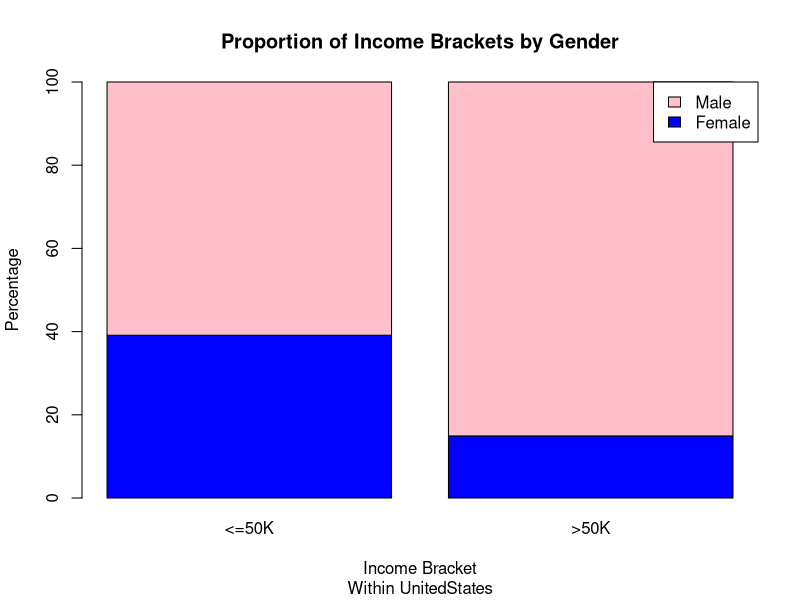
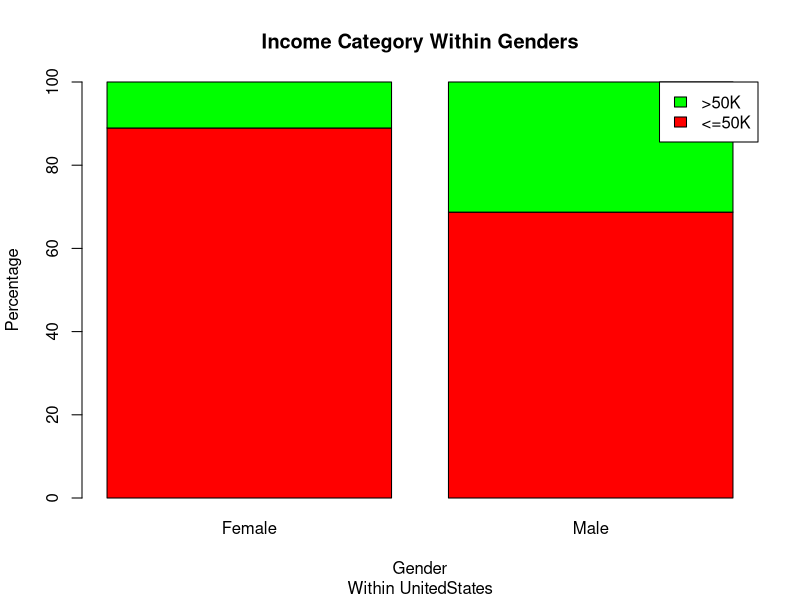
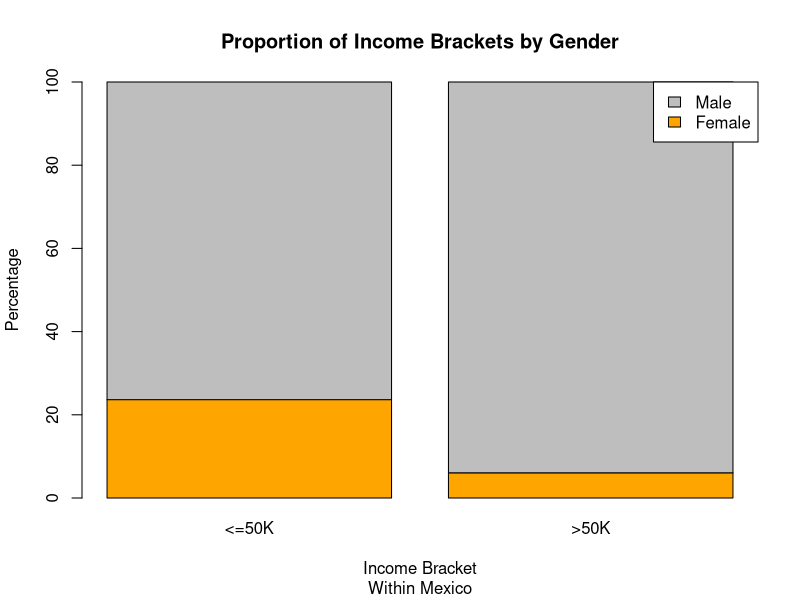
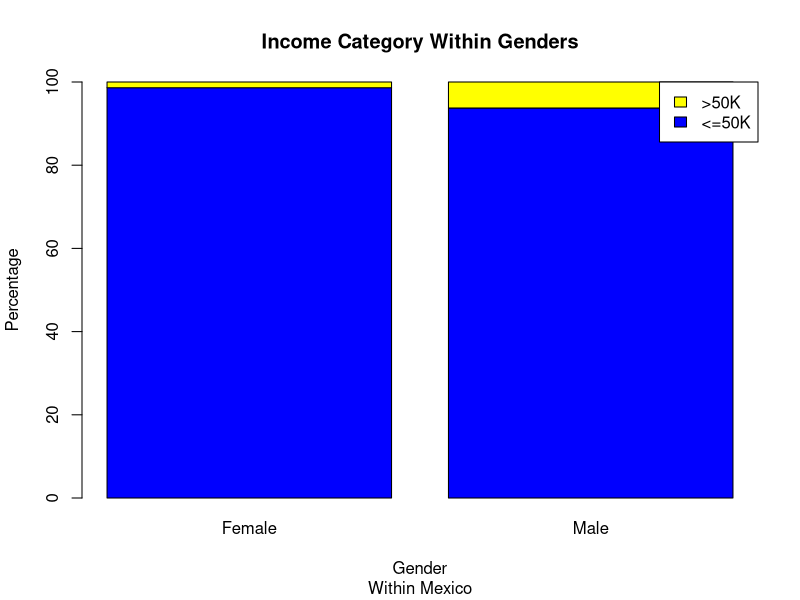
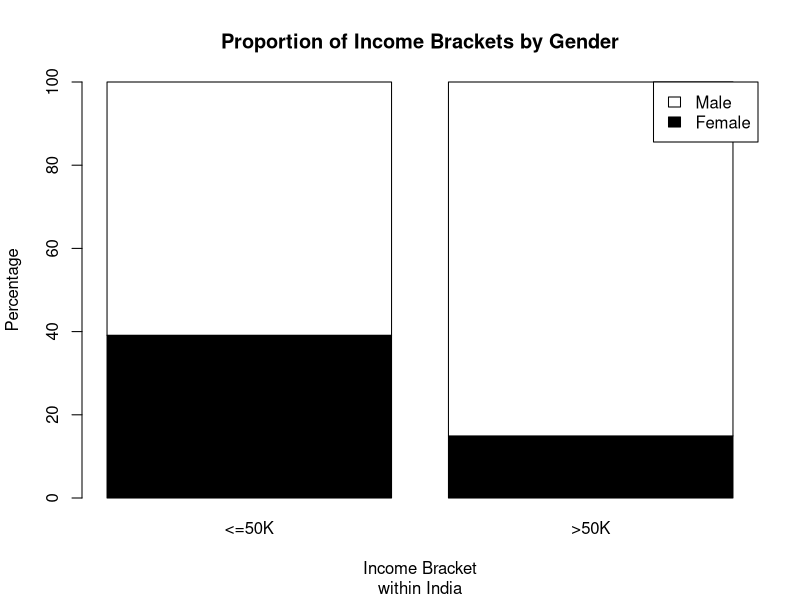
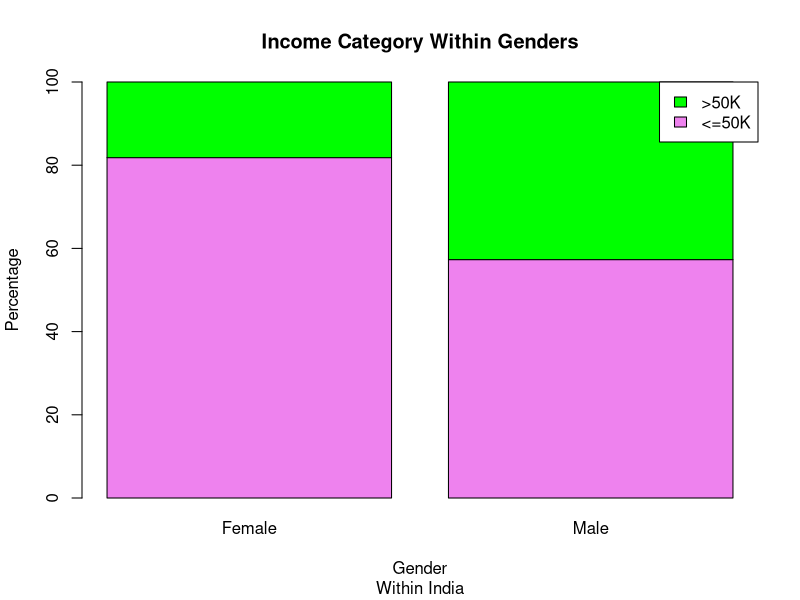

Here is the R script that generated these plots, in order:
# Import data
library(readr)
df <- read_csv("adult income1.csv")

# Clean and filter dataset to only include 'Male' and 'Female'
df2 <- subset(df, sex == "Male" | sex == "Female")
df2 <- subset(df, native.country == "United-States" | native.country == "Mexico"|native.country == "India")

# Create a new binary column for income bracket
df2$income_bracket <- ifelse(df2$income == "<=50K", "<=50K", ">50K")

# Build a contingency table: Gender vs Income bracket
 usa<- table(df2$sex[df2$native.country=="United-States"], df2$income_bracket[df2$native.country=="United-States"] )

# Chi-squared test for difference in proportions
chisq.test(usa)

# Convert counts to percentages by column: proportion inside each income group
percentages <- prop.table(usa, margin=2) * 100

# Plot: Stacked bar chart of gender proportions inside each income group
barplot(percentages, col = c("blue", "pink"), xlab = "Income Bracket", ylab = "Percentage",
        main = "Proportion of Income Brackets by Gender", ylim = c(0, 100),
        legend.text = rownames(usa), args.legend = list(x = "topright"),sub = "Within UnitedStates")

# Optional: Also view proportions within each gender (transpose for barplot)
tpercentages <- prop.table(t(usa), margin=2) * 100
barplot(tpercentages, col = c("red", "green"), xlab = "Gender", ylab = "Percentage",
        main = "Income Category Within Genders", ylim = c(0, 100),
        legend.text = colnames(usa), args.legend = list(x = "topright"),sub = "Within UnitedStates")

#Based on MEXICO
# Build a contingency table: Gender vs Income bracket
mex<- table(df2$sex[df2$native.country=="Mexico"], df2$income_bracket[df2$native.country=="Mexico"] )

# Chi-squared test for difference in proportions
chisq.test(mex)

# Convert counts to percentages by column: proportion inside each income group
percentages <- prop.table(mex, margin=2) * 100

# Plot: Stacked bar chart of gender proportions inside each income group
barplot(percentages, col = c("orange", "gray"), xlab = "Income Bracket", ylab = "Percentage",
        main = "Proportion of Income Brackets by Gender", ylim = c(0, 100),
        legend.text = rownames(mex), args.legend = list(x = "topright"),sub = "Within Mexico")

# Optional: Also view proportions within each gender (transpose for barplot)
tpercentages <- prop.table(t(mex), margin=2) * 100
barplot(tpercentages, col = c("blue", "yellow"), xlab = "Gender", ylab = "Percentage",
        main = "Income Category Within Genders", ylim = c(0, 100),
        legend.text = colnames(mex), args.legend = list(x = "topright"),sub = "Within Mexico")

#Based on India

# Build a contingency table: Gender vs Income bracket
ind<- table(df2$sex[df2$native.country=="India"], df2$income_bracket[df2$native.country=="India"] )

# Chi-squared test for difference in proportions
chisq.test(ind)

# Convert counts to percentages by column: proportion inside each income group
percentages <- prop.table(usa, margin=2) * 100

# Plot: Stacked bar chart of gender proportions inside each income group
barplot(percentages, col = c("black", "white"), xlab = "Income Bracket", ylab = "Percentage",
        main = "Proportion of Income Brackets by Gender", ylim = c(0, 100),
        legend.text = rownames(ind), args.legend = list(x = "topright"),sub = "within India")

# Optional: Also view proportions within each gender (transpose for barplot)
tpercentages <- prop.table(t(ind), margin=2) * 100
barplot(tpercentages, col = c("violet", "green"), xlab = "Gender", ylab = "Percentage",
        main = "Income Category Within Genders", ylim = c(0, 100),
        legend.text = colnames(ind), args.legend = list(x = "topright"),sub = "Within India")

